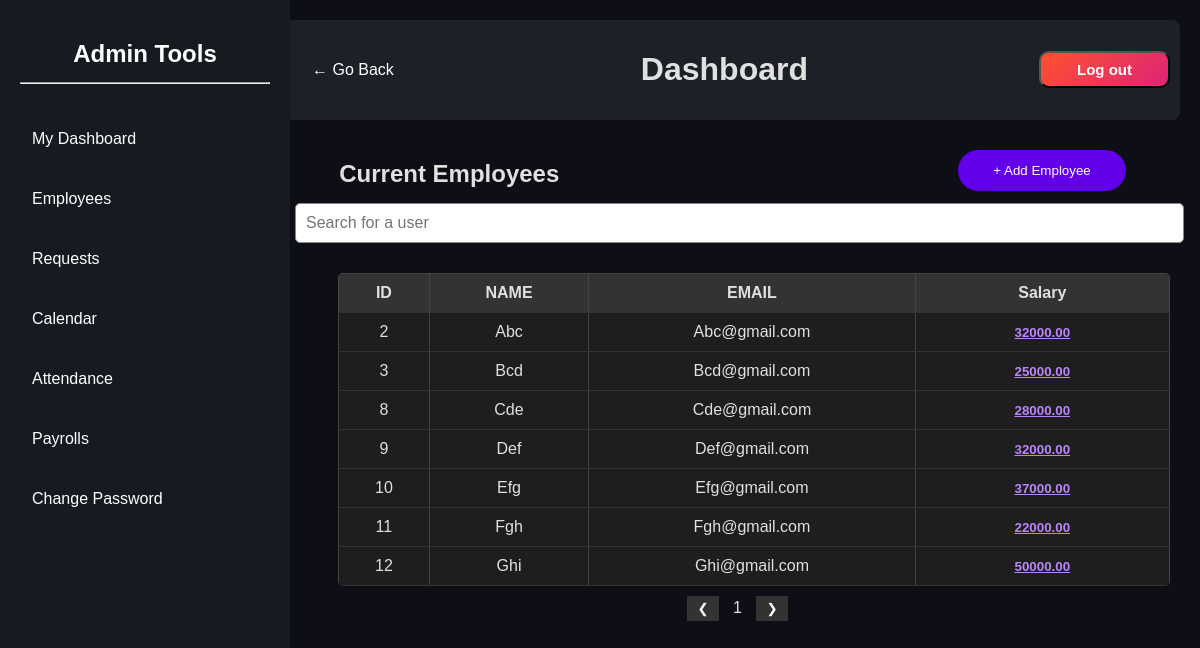
The app's page /AdminEmp.php with its own data.
### tables this page shows
CREATE TABLE `employee` (
  `emp_id` int(11) NOT NULL,
  `emp_name` varchar(100) DEFAULT NULL,
  `emp_phone` varchar(15) DEFAULT NULL,
  `emp_email` varchar(100) DEFAULT NULL,
  `emp_gender` varchar(20) DEFAULT NULL,
  `birthdate` date DEFAULT NULL,
  `hiredate` date DEFAULT NULL,
  `address` varchar(255) DEFAULT NULL,
  `basic_salary` decimal(10,2) DEFAULT 0.00
);

### AdminEmp.php (the view, shortened to what this page needs)
<!DOCTYPE html>
<html lang="en">
<head>
    <link rel="stylesheet" href="Style/adminPanel.css">
    <link rel="stylesheet" href="Style/adminEmp.css">
</head>
<body>
<?php
    include 'adminPanel.php';
?>
        <main class="main-content">
        <?php
           include 'adminNav.php';
        ?>
            <section class="employee-section" >
                <div style="display: flex;justify-content : center;">
                <div class="after_nav">
                <h2>Current Employees</h2>
                <a href="add_emp.php"><button class="add-employee">+ Add Employee</button></a>
                </div>
                </div>
                <div class="search-box">
                    <input type="text" id="search" placeholder="Search for a user">
                </div>
                    <table style="margin-top : 20px;">
                        <thead>
                            <tr>
                                <th>ID</th>
                                <th>NAME</th>
                                <th>EMAIL</th>
                                <th>Salary</th>
                            </tr>
                        </thead>
                        <tbody id="employee-table">
                        <?php
                        include 'config.php';
                        $query = "SELECT emp_id, emp_name, emp_email , basic_salary FROM employee";
                        $result = mysqli_query($conn, $query);
                            if ($result->num_rows > 0) {
                                while ($row = $result->fetch_assoc()) {
                                    echo "<tr>
                                            <td>{$row['emp_id']}</td>
                                            <td>" . htmlspecialchars($row['emp_name']) . "</td>
                                            <td>" . htmlspecialchars($row['emp_email']) . "</td>
                                            <td><button class='btnApproval' style='background: none;border: none'><a style='text-decoration: underline;' href='salary_inc.php?value={$row['emp_id']}'>" . htmlspecialchars($row['basic_salary']) . "</a></button></td>
                                        </tr>";
                                }
                            }
                        ?>
                        </tbody>
                    </table>
            <div class="pagination">
                <button id="prevPage">❮</button>
                <span id="pageNumber" style="    margin-top: 11px; padding: 0px 10px;">1</span>
                <button id="nextPage">❯</button>
            </div>
            </section>
        </main>
</body>
</html>

### Style/adminPanel.css (style rules this page uses)
body { font-family: Arial, sans-serif; margin: 0; padding: 0; display: flex; background: #0e0f16; color: #e0e0e0; }
a { margin: 10px; }
.main-content { margin-left: 275px; padding: 20px; flex-grow: 1; }

### Style/adminEmp.css (style rules this page uses)
body { font-family: Arial, sans-serif; margin: 0; padding: 0; background-color: #121212; color: #fff; }
.main-content { flex: 1; padding: 20px; }
.after_nav { display: flex; justify-content: space-between; width: 90%; }
body { font-family: Arial, sans-serif; background-color: #1e1e2f; color: white; text-align: center; margin: 0; padding: 0; }
h2 { margin-bottom: 15px; }
input { width: 50%; padding: 10px; margin-bottom: 15px; border-radius: 5px; border: 1px solid #888; outline: none; font-size: 16px; }
table { width: 100%; border-collapse: collapse; background: #38384f; }
th, td { padding: 10px; border: 1px solid #444; text-align: center; }
th { background: #5c5c7b; }
td a { text-decoration: none; color: #f39c12; font-weight: bold; }
.employee-section { margin-top: 20px; }
a .add-employee { background: #6200ea; color: #fff; border: none; padding: 13px 35px; cursor: pointer; border-radius: 30px; }
.search-box input { width: 98%; padding: 10px; margin-bottom: 10px; }
table { width: 94%; border-collapse: collapse; background: #1e1e1e; border-radius: 5px; overflow: hidden; margin-left: 43px; }
th, td { padding: 10px; border-bottom: 1px solid #333; }
th { background: #333; }
td a { color: #bb86fc; cursor: pointer; }
.pagination { margin-top: 10px; }
.pagination button { background: #333; color: #fff; border: none; padding: 5px 10px; cursor: pointer; }

### records on screen
employee: emp_id "2", emp_name "Abc", emp_email "Abc@gmail.com", basic_salary "32000.00"
employee: emp_id "3", emp_name "Bcd", emp_email "Bcd@gmail.com", basic_salary "25000.00"
employee: emp_id "8", emp_name "Cde", emp_email "Cde@gmail.com", basic_salary "28000.00"
employee: emp_id "9", emp_name "Def", emp_email "Def@gmail.com", basic_salary "32000.00"
employee: emp_id "10", emp_name "Efg", emp_email "Efg@gmail.com", basic_salary "37000.00"
employee: emp_id "11", emp_name "Fgh", emp_email "Fgh@gmail.com", basic_salary "22000.00"
employee: emp_id "12", emp_name "Ghi", emp_email "Ghi@gmail.com", basic_salary "50000.00"
